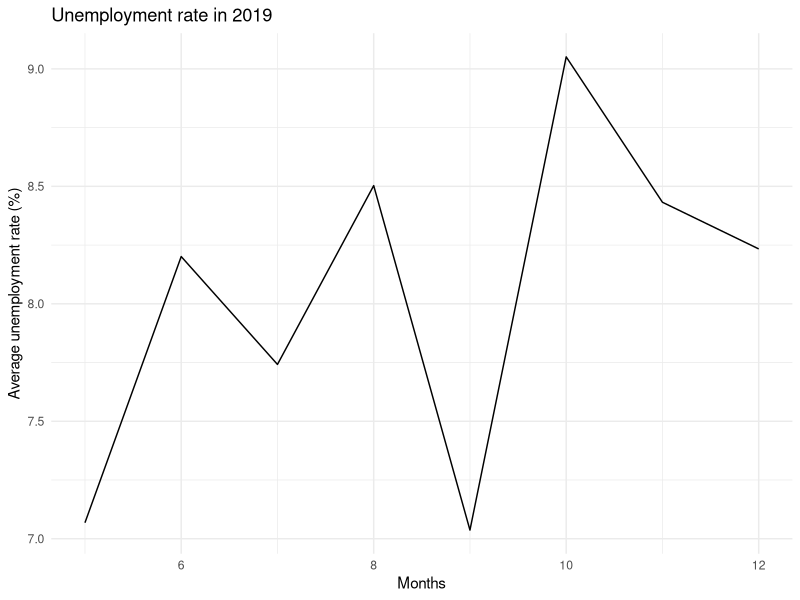
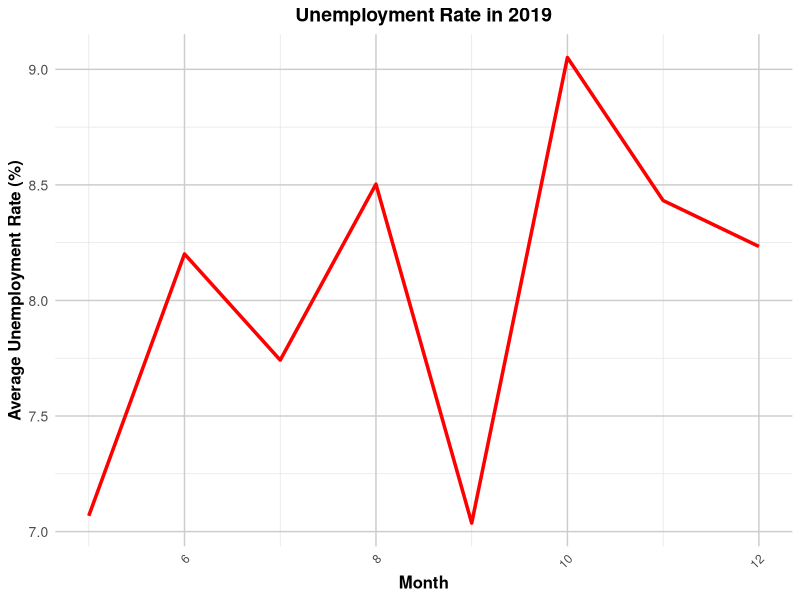
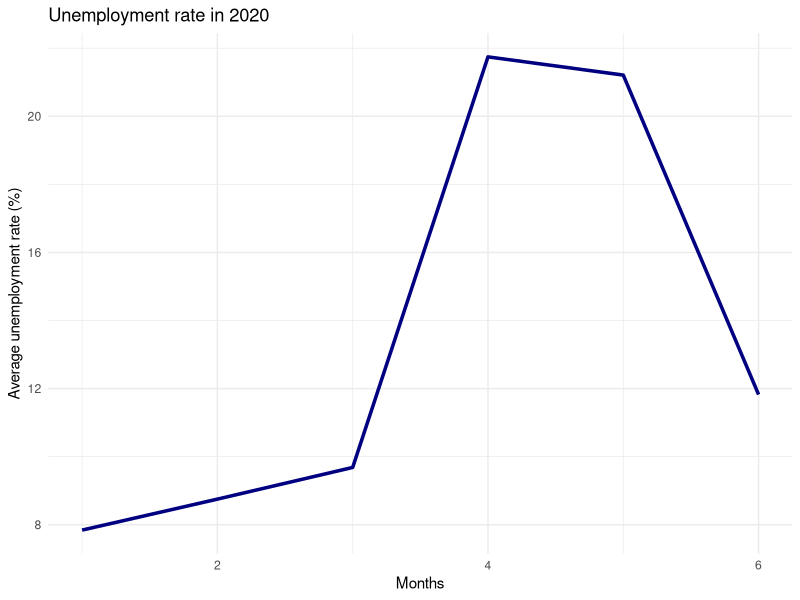
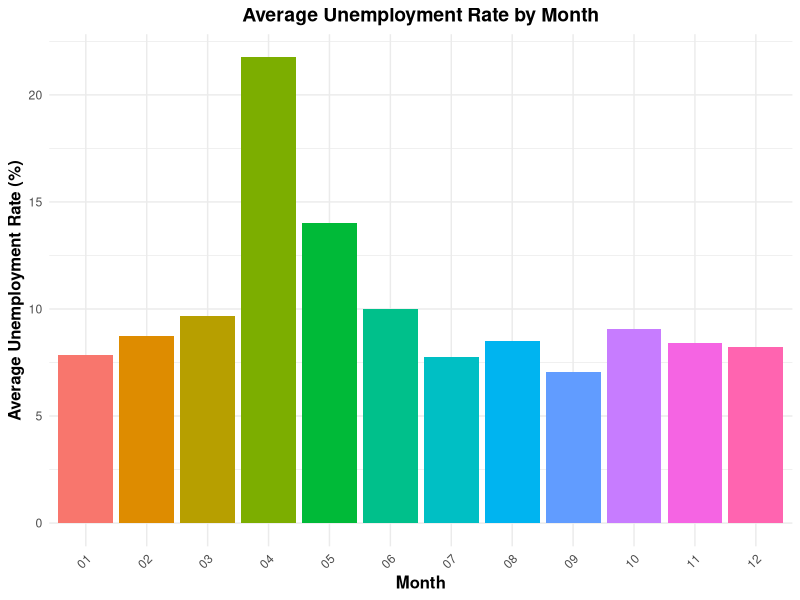
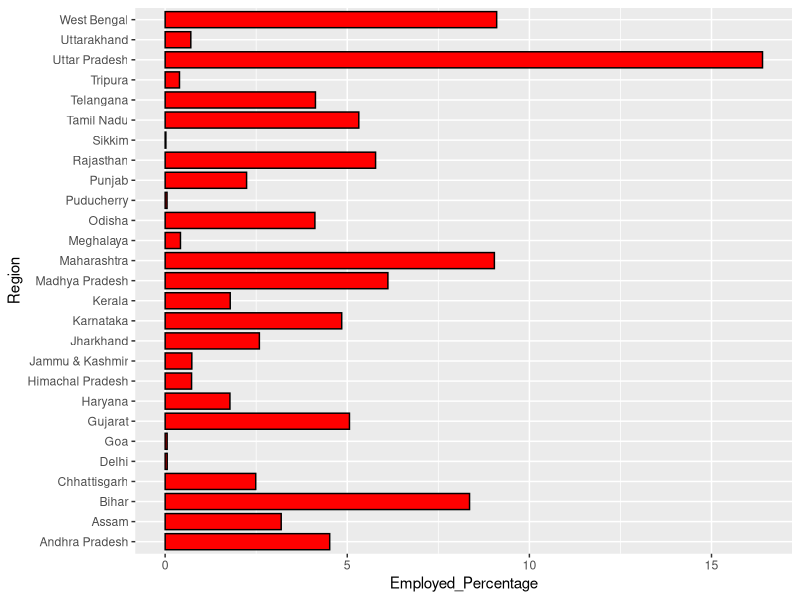

Write the R code that produced these figures, in order. (Note: this script raises an error after producing the figures.)
# Unemployment project
# 1. How has the unemployment rate changed over time (by date)?
# 2. Are there any seasonal patterns in unemployment? (Analyze based on the frequency column.)
# 3. Which years or months had the highest and lowest unemployment rates?
# 4. Which Indian states have the highest and lowest unemployment rates?
# 5. Can you identify any regional disparities in employment and unemployment?
# 6. Is there a correlation between the estimated labor participation rate and the unemployment rate across different states?
# 7. What is the estimated employed percentage in each state?
# 8. Are there any states where the employed percentage significantly differs from the national average?
# 9. How does the employed percentage correlate with the unemployment rate?
# 10.What is the estimated labor participation rate in each state?
# 11.Is there any relationship between labor participation and unemployment?

# Solution

# Activate packages for data analysis and visualization
library("dplyr")
library("ggplot2")

# Import the Unemployment dataset.
library("readxl")
Unemployment_Data <- readxl::read_xlsx("Unemployment dataset.xlsx")
View(Unemployment_Data)

# Question 1
# Per year 
# 2019
Changes_Overtime_2019 <- select(Unemployment_Data, Date, `Estimated Unemployment Rate (%)`)
Changes_Overtime_2019 <- Changes_Overtime_2019  %>% filter(substr(Date,7,10) == 2019) %>%
  group_by(Date) %>% summarise(Average = mean(`Estimated Unemployment Rate (%)`))

View(Changes_Overtime_2019)
# Note that the output from the query is currently arranged by day, which may cause the results to 
# appear inconsistent. To change the aggregation from daily to monthly, we can use the following 
# approach:
# First
Changes_Overtime_2019$month <- as.integer(substr(Changes_Overtime_2019$Date,4,5))
Changes_Overtime_2019$year <- as.integer(substr(Changes_Overtime_2019$Date,7,10))

# Second
Changes_Overtime_2019 <- Changes_Overtime_2019[order(Changes_Overtime_2019$month),]
View(Changes_Overtime_2019)

# To visualize our findings, we use line chart
ggplot(data = Changes_Overtime_2019, mapping = aes(x = month, y = Average)) + geom_line() +
  labs(title = "Unemployment rate in 2019",
       x = "Months",
       y = "Average unemployment rate (%)") +
  theme_minimal()

ggplot(data = Changes_Overtime_2019, mapping = aes(x = month, y = Average)) +
  geom_line(color = "red", size = 1.2) +  # Add color and adjust line size
  labs(title = "Unemployment Rate in 2019",
       x = "Month",
       y = "Average Unemployment Rate (%)") +
  theme_minimal() +
  theme(
    plot.title = element_text(hjust = 0.5, size = 14, face = "bold"),  # Center and style the title
    axis.title.x = element_text(size = 12, face = "bold"),             # Style x-axis title
    axis.title.y = element_text(size = 12, face = "bold"),             # Style y-axis title
    axis.text.x = element_text(angle = 45, hjust = 1),                  # Rotate x-axis labels
    axis.text.y = element_text(size = 10),                              # Style y-axis labels
    panel.grid.major = element_line(color = "grey80"),                  # Style major grid lines
    panel.grid.minor = element_line(color = "grey90")                   # Style minor grid lines
  )

# For 2020
Changes_Overtime_2020 <- select(Unemployment_Data, Date, `Estimated Unemployment Rate (%)`)
Changes_Overtime_2020 <- Changes_Overtime_2020 %>% filter(substr(Date,7,10) == 2020) %>%
  group_by(Date) %>% summarise(Average = mean(`Estimated Unemployment Rate (%)`))

# Rearrange the date
Changes_Overtime_2020$month <- as.integer(substr(Changes_Overtime_2020$Date,4,5))
Changes_Overtime_2020$year <- as.integer(substr(Changes_Overtime_2020$Date,7,10))

Changes_Overtime_2020 <- Changes_Overtime_2020[order(Changes_Overtime_2020$month),]
View(Changes_Overtime_2020)

# Visualization using ggplot from ggplot2 package
ggplot(data = Changes_Overtime_2020, mapping = aes(x = month, y = Changes_Overtime_2020$Average)) +
  geom_line(color = "navy", size = 1.2) + labs(title = "Unemployment rate in 2020",
                                               x = "Months",
                                               y = "Average unemployment rate (%)") + theme_minimal() 
# From my findings, the unemployment rate was at it's low in the month of January and was ai tis high in
# the month of April

# Question 2 
Seasonal_pattern <- Unemployment_Data %>% group_by(Month = substr(Date,4,5)) %>% 
  summarise(Average = mean(`Estimated Unemployment Rate (%)`))
View(Seasonal_pattern)

# Visualizing using a bar chart
ggplot(data = Seasonal_pattern, mapping = aes(x = Month, y = Average, fill = Month)) +
  geom_bar(stat = "identity") +
  labs(title = "Average Unemployment Rate by Month",
       x = "Month",
       y = "Average Unemployment Rate (%)") +
  theme_minimal() +
  theme(
    plot.title = element_text(hjust = 0.5, size = 14, face = "bold"),
    axis.title.x = element_text(size = 12, face = "bold"),
    axis.title.y = element_text(size = 12, face = "bold"),
    axis.text.x = element_text(angle = 45, hjust = 1),
    legend.position = "none"
  )

# From my findings, i observed april had the highest rate of unemployment while september had the lowest

# Question 3
# In terms of years 
# For the highest year
Highest_Years <- Unemployment_Data %>% group_by(Years = substr(Date,7,10)) %>% 
  summarise(Unempoyment_Rate = sum(`Estimated Unemployment Rate (%)`)) %>% 
  arrange(desc(Unempoyment_Rate)) %>% head(1)
View(Highest_Years)

# For the lowest year
Lowest_Years <- Unemployment_Data %>% group_by(Years = substr(Date,7,10)) %>% 
  summarise(Unempoyment_Rate = sum(`Estimated Unemployment Rate (%)`)) %>% 
  arrange(Unempoyment_Rate) %>% head(1)
View(Lowest_Years)

# For Highest month
Highest_Month <- Unemployment_Data %>% group_by(Month = substr(Date,4,5)) %>% 
  summarise(Unemployment_Rate = sum(`Estimated Unemployment Rate (%)`)) %>% 
  arrange(desc(Unemployment_Rate)) %>% arrange(desc(Unemployment_Rate)) %>% head(1)
View(Highest_Month)

# For the lowest month
Lowest_Month <- Unemployment_Data %>% group_by(substr(Date,4,5)) %>%
  summarise(Unemployment_Rate = sum(`Estimated Unemployment Rate (%)`)) %>% arrange(Unemployment_Rate) %>%
  head(1)

View(Lowest_Month)

# Question 4
# Region with the highest unemployment rate
Highest_Unemployment_Rate <- Unemployment_Data %>% group_by(Region) %>% summarise(Total = sum(`Estimated Unemployment Rate (%)`)) %>% arrange(desc(Total)) %>% head(1)
View(Highest_Unemployment_Rate)

# Region with the lowest unemployment rate
Lowest_Unemployment_Rate <- Unemployment_Data %>% group_by(Region) %>% 
  summarise(Total = sum(`Estimated Unemployment Rate (%)`)) %>% arrange(Total) %>% head(1)
View(Lowest_Unemployment_Rate)

# Question 5
Disperities <- Unemployment_Data %>% group_by(Region) %>% summarise(Total_Unemployed = sum(`Estimated Unemployment Rate (%)`),
                                                                    Total_Employed = sum(`Estimated Employed Rate (%)`))
View(Disperities)

# Question 6
cor(Unemployment_Data$`Estimated Labour Participation Rate (%)`, Unemployment_Data$`Estimated Unemployment Rate (%)`)

# Since the correlation is negative, there is no correlation between estimated labor participation rate and the unemployment rate

# Question 7 
Percentage <- Unemployment_Data %>% group_by(Region) %>% summarise(Sum_Employed = sum(`Estimated Employed`)) %>%
  mutate(Employed_Percentage = Sum_Employed/sum(Unemployment_Data$`Estimated Employed`) * 100)
View(Percentage)

# Visuals
Percentage_VIz <- select(Percentage, Region, Employed_Percentage) %>% arrange(desc(Employed_Percentage))
ggplot(data = Percentage_VIz, mapping = aes(y = Region, x = Employed_Percentage)) + geom_bar(stat = "identity",
                                                                                             color = "black",
                                                                                             fill = "red",
                                                                                             width = 0.8)
# My data is being arranged according to the regions instead of the Employed percentage to change this,
# we say:
Percentage_VIz <- Percentage_VIz %>%
  mutate(Region = fct_reorder(Region, Employed_Percentage))

ggplot(data = Percentage_VIz, mapping = aes(y = Region, x = Employed_Percentage)) + geom_bar(stat = "identity",
                                                                                             color = "black",
                                                                                             fill = "red",
                                                                                             width = 0.8) + 
  labs(title = "Region employed percentage",
       x = "Total percentage",
       y = "Regions") + theme_minimal()
# Question 8
States <- Unemployment_Data %>% group_by(Region) %>% summarise(Average = mean(`Estimated Employed`))

# Question 9
Employed_VS_Unemployed <- cor(Unemployment_Data$`Estimated Unemployment Rate (%)`,Unemployment_Data$`Estimated Employed Rate (%)`)
print(Employed_VS_Unemployed)

ggplot(data = Unemployment_Data, mapping = aes(x = `Estimated Unemployment Rate (%)`,
                                               y = `Estimated Employed Rate (%)`)) + 
  geom_point(color = "navy", alpha = 0.8, size = 2, pch = 10)
View(Labor_Visuals)

# Hence the correlation between the unemployment rate and the employed rate is negative.

# Question 10
Labour_Rate <- Unemployment_Data %>% group_by(Region) %>% summarise(Total = sum(`Estimated Labour Participation Rate (%)`))
View (Labour_Rate)

# Question 11
Labor_Unemployment <- cor(Unemployment_Data$`Estimated Labour Participation Rate (%)`,
                          Unemployment_Data$`Estimated Unemployment Rate (%)`)
ggplot(data = Unemployment_Data, mapping = aes(x = `Estimated Unemployment Rate (%)`,
                                               y = `Estimated Labour Participation Rate (%)`)) + 
  geom_point(color = "navy", alpha = 0.8, size = 2, pch = 10)
View(Labor_Visuals)
